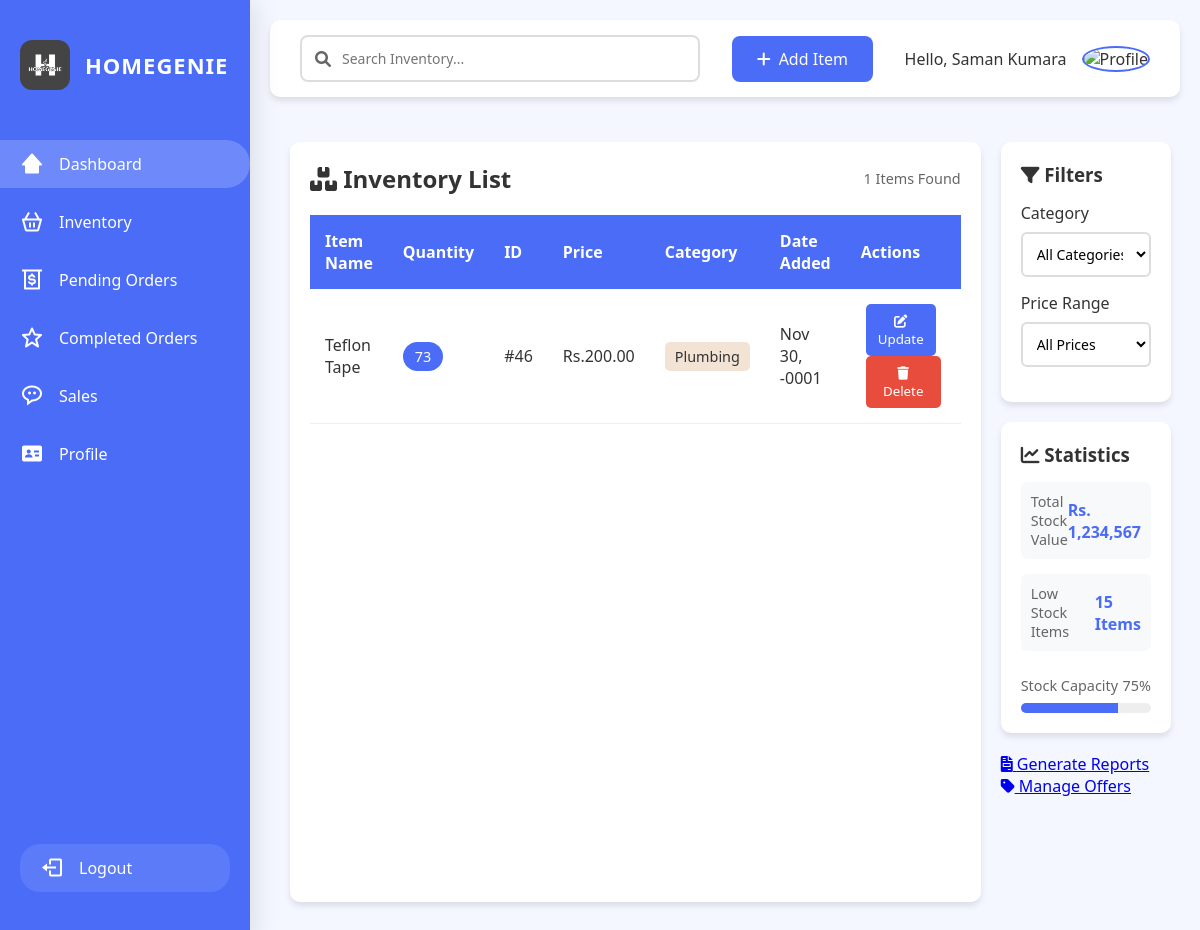
/InventoryController/index (signed in), run on the app's committed database.
### tables this page shows
CREATE TABLE `inventory` (
  `item_id` int(11) NOT NULL,
  `item_name` varchar(100) NOT NULL,
  `description` text DEFAULT NULL,
  `quantity` int(11) NOT NULL,
  `selling_price` decimal(10,2) NOT NULL,
  `category` varchar(50) NOT NULL,
  `added_date` date NOT NULL,
  `image_path` longblob DEFAULT NULL,
  `user_id` int(11) DEFAULT NULL
);

### app/controllers/InventoryController.php (called while the page is built, shortened)
<?php
class InventoryController extends Controller {
    private $inventoryModel;
    public function __construct() {
        $this->inventoryModel = $this->model('InventoryModel');
    }
    public function index() {
        $user_id = $_SESSION['user_id'];
        $results = $this->inventoryModel->getAllItems($user_id);
        $this->view('supplier/admin/inventory/inventory', $results);
    }
}
?>

### app/libraries/Core.php (called while the page is built, shortened)
<?php
class Core {
    protected $currentMethod = 'index';
    public function __construct() {
        $url = $this->getURL();
        if (isset($url[0]) && file_exists('../app/controllers/' . ucwords($url[0]) . '.php')) {
            unset($url[0]);
        }
        $this->currentController = new $this->currentController;
        if (isset($url[1]) && method_exists($this->currentController, $url[1])) {
            $this->currentMethod = $url[1];
            unset($url[1]);
        }
        $this->params = $url ? array_values($url) : [];
        call_user_func_array([$this->currentController, $this->currentMethod], $this->params);
    }
    public function getURL() {
        if (isset($_GET['url'])) {
            $url = rtrim($_GET['url'], '/');
            $url = filter_var($url, FILTER_SANITIZE_URL);
            return explode('/', $url);
        }
        return [];
    }
}

### public/index.php (called while the page is built, shortened)
<?php
   $init = new Core();
?>

### app/libraries/Database.php (called while the page is built, shortened)
<?php
class Database{
    private $host = DB_HOST;
    private $user = DB_USER;
    private $password = DB_PASSWORD;
    private $dbname = DB_NAME;
    private $dbh;
    private $statement;
    public function __construct(){
        $dsn = 'mysql:host='.$this->host.';dbname='.$this->dbname;
        $options = array(
            PDO::ATTR_PERSISTENT => true,
            PDO::ATTR_ERRMODE => PDO::ERRMODE_EXCEPTION
        );
        try {
            $this->dbh = new PDO($dsn, $this->user, $this->password, $options);
        } catch (PDOException $e) {
            $this->error = $e->getMessage();
            echo $this->error;
        }
    }
    public function query($sql){
        $this->statement = $this->dbh->prepare($sql);
    }
    public function bind($param, $value, $type = null){
        if (is_null($type)) {
            switch (true) {
                case is_int($value):
                    $type = PDO::PARAM_INT;
                    break;
            }
        }
        $this->statement->bindValue($param, $value, $type);
    }
    public function execute(){
        return $this->statement->execute();
    }
    public function resultSet(){
        $this->execute();
        return $this->statement->fetchAll(PDO::FETCH_OBJ);
    }
}

### app/models/InventoryModel.php (called while the page is built, shortened)
<?php
class InventoryModel {
    private $db;
    public function __construct() {
        $this->db = new Database();
    }
    public function getAllItems($userId) {
        $this->db->query("SELECT * FROM inventory WHERE user_id = :user_id");
        $this->db->bind(':user_id', $userId);
        $results = $this->db->resultSet();
        return $results;
    }
}
?>

### app/views/supplier/admin/inventory/inventory.php (the view, shortened to what this page needs)
<?php
$user_name = isset($_SESSION['username']) ? $_SESSION['username'] : 'Guest';
$profile_pic = isset($_SESSION['profile_pic']) ? $_SESSION['profile_pic'] : 'default.png';
?>
<!DOCTYPE html>
<html lang="en">
<head>
    <link rel="stylesheet" href="<?php echo URLROOT; ?>/public/css/inventory.css">
    <link rel="stylesheet" href="https://cdnjs.cloudflare.com/ajax/libs/font-awesome/6.0.0/css/all.min.css">
</head>
<body>
    <?php require APPROOT . '/views/supplier/admin/sidebar.php'; ?>
    <div class="container">
        <div class="header9">
            <div class="search-container">
                <input type="text" placeholder="Search Inventory..." class="search-box" onkeyup="searchInventory()">
                <i class="fas fa-search search-icon"></i>
            </div>
            <a href="<?php echo URLROOT; ?>/InventoryController/add" class="add-item-btn">
                <i class="fas fa-plus"></i> Add Item
            </a>
            <div class="user-info">
                <div class="user-greeting">Hello, <?php echo htmlspecialchars($user_name); ?></div>
                <div class="user-avatar">
                    <img src="<?php echo URLROOT; ?>/public/images/<?php echo $profile_pic; ?>" alt="Profile">
                </div>
            </div>
        </div>
        <main>
            <section class="inventory-list">
                <div class="list-header">
                    <h2><i class="fas fa-boxes"></i> Inventory List</h2>
                    <div class="total-items"><?php echo count($data); ?> Items Found</div>
                </div>
                <table>
                    <thead>
                        <tr>
                            <th>Item Name</th>
                            <th>Quantity</th>
                            <th>ID</th>
                            <th>Price</th>
                            <th>Category</th>
                            <th>Date Added</th>
                            <th>Actions</th>
                        </tr>
                    </thead>
                    <tbody>
                        <?php if (!empty($data)): ?>
                            <?php foreach ($data as $item): ?>
                                <tr>
                                    <td><?php echo $item->item_name; ?></td>
                                    <td><span class="quantity-badge"><?php echo $item->quantity; ?></span></td>
                                    <td>#<?php echo $item->item_id; ?></td>
                                    <td>Rs.<?php echo number_format($item->selling_price, 2); ?></td>
                                    <td><span class="category-tag"><?php echo $item->category; ?></span></td>
                                    <td><?php echo date('M d, Y', strtotime($item->added_date)); ?></td>
                                    <td>
                                    <button
    class="action-btn update-btn"
    data-id="<?php echo $item->item_id; ?>"
    data-price="<?php echo $item->selling_price; ?>"
    data-quantity="<?php echo $item->quantity; ?>"
    style="margin-right: 10px;"
>
    <i class="fas fa-edit"></i> Update
</button>
                                        <button class="action-btn remove-btn" data-id="<?php echo $item->item_id; ?>">
                                            <i class="fas fa-trash"></i> Delete
                                        </button>
                                    </td>
                                </tr>
                            <?php endforeach; ?>
                        <?php endif; ?>
                    </tbody>
                </table>
            </section>
            <div class="sidebarR">
                <div class="filters-card">
                    <h3><i class="fas fa-filter"></i> Filters</h3>
                    <div class="filter-group">
                        <label class="filter-label">Category</label>
                        <select id="category" class="modern-select">
    <option value="all">All Categories</option>
</select>
                    </div>
                    <div class="filter-group">
                        <label class="filter-label">Price Range</label>
                        <select id="price" class="modern-select">
    <option value="all">All Prices</option>
</select>
                    </div>
                </div>
                <div class="stats-card">
                    <h3><i class="fas fa-chart-line"></i> Statistics</h3>
                    <div class="stat-item">
                        <div class="stat-label">Total Stock Value</div>
                        <div class="stat-value">Rs. 1,234,567</div>
                    </div>
                    <div class="stat-item">
                        <div class="stat-label">Low Stock Items</div>
                        <div class="stat-value">15 Items</div>
                    </div>
                    <div class="progress-container">
                        <div class="progress-labels">
                            <span>Stock Capacity</span>
                            <span>75%</span>
                        </div>
                        <div class="progress-bar">
                            <div class="progress-fill" style="width: 75%"></div>
                        </div>
                    </div>
                </div>
                <div class="quick-actions">
                    <a href="<?php echo URLROOT; ?>/SupplierController/reports" class="action-card">
                        <i class="fas fa-file-invoice"></i>
                        <span>Generate Reports</span>
                    </a>
                    <a href="<?php echo URLROOT; ?>/SupplierController/manageOffers" class="action-card">
                        <i class="fas fa-tag"></i>
                        <span>Manage Offers</span>
                    </a>
                </div>
            </div>
        </main>
    </div>
</body>
</html>

### public/css/inventory.css (style rules this page uses)
:root { --primary-color: #026773; --secondary-color: #3CA6A6; --accent-color: #F2E3D5; --text-color: #333; --success-color: #4CAF50; --danger-color: #e74c3c; --background: #f8f9fa; --card-bg: #ffffff; --shadow: 0 4px 6px rgba(0, 0, 0, 0.1); }
* { margin: 0; padding: 0; box-sizing: border-box; font-family: 'Segoe UI', Tahoma, Geneva, Verdana, sans-serif; }
body { background-color: var(--background); color: var(--text-color); }
.container { margin-left: 250px; padding: 20px; min-height: 100vh; }
.header9 { display: flex; align-items: center; justify-content: space-between; background: var(--card-bg); padding: 15px 30px; border-radius: 10px; box-shadow: var(--shadow); margin-bottom: 25px; }
.search-container { position: relative; flex: 1; max-width: 400px; }
.search-box { width: 100%; padding: 12px 20px 12px 40px; border: 2px solid #ddd; border-radius: 8px; font-size: 14px; transition: all 0.3s ease; }
.search-icon { position: absolute; left: 15px; top: 50%; transform: translateY(-50%); color: #666; }
.add-item-btn { background: var(--primary-color); color: white; padding: 12px 25px; border-radius: 8px; margin: 0 20px; display: flex; align-items: center; gap: 8px; transition: transform 0.2s ease; text-decoration: none; }
.user-info { display: flex; align-items: center; gap: 15px; }
.user-avatar img { width: 40px; height: 40px; border-radius: 50%; object-fit: cover; border: 2px solid var(--primary-color); }
.inventory-list { background: var(--card-bg); border-radius: 10px; padding: 20px; box-shadow: var(--shadow); flex: 2; }
.list-header { display: flex; justify-content: space-between; align-items: center; margin-bottom: 20px; }
.total-items { color: #666; font-size: 0.9em; }
table { width: 100%; border-collapse: collapse; margin-top: 20px; }
th { background: var(--primary-color); color: white; padding: 15px; text-align: left; font-weight: 600; }
td { padding: 15px; border-bottom: 1px solid #eee; }
.quantity-badge { background: var(--secondary-color); color: white; padding: 5px 12px; border-radius: 15px; font-size: 0.9em; }
.category-tag { background: var(--accent-color); color: var(--text-color); padding: 5px 10px; border-radius: 5px; font-size: 0.9em; }
.action-btn { position: relative; z-index: 1; border: none; padding: 8px 12px; border-radius: 5px; cursor: pointer; transition: all 0.2s ease; margin: 0 5px; text-decoration: none; }
.update-btn { background: var(--secondary-color); color: white; }
.remove-btn { background: var(--danger-color); color: white; }
main { display: flex; gap: 20px; padding: 20px; min-height: 100vh; }
.filters-card, .stats-card { background: var(--card-bg); padding: 20px; border-radius: 10px; margin-bottom: 20px; box-shadow: var(--shadow); }
.filter-group { margin: 15px 0; }
.filter-label { display: block; margin-bottom: 8px; font-weight: 500; color: var(--text-color); }
.modern-select { width: 100%; padding: 10px; border: 2px solid #ddd; border-radius: 6px; background: white; font-size: 14px; transition: all 0.3s ease; }
.stats-card { background: var(--card-bg); }
.stat-item { display: flex; justify-content: space-between; align-items: center; margin: 15px 0; padding: 10px; background: #f8f9fa; border-radius: 6px; }
.stat-label { color: #666; font-size: 0.9em; }
.stat-value { font-weight: 600; color: var(--primary-color); }
.progress-container { margin-top: 25px; }
.progress-labels { display: flex; justify-content: space-between; margin-bottom: 8px; font-size: 0.9em; color: #666; }
.progress-bar { height: 10px; background: #eee; border-radius: 5px; overflow: hidden; }
.progress-fill { height: 100%; background: linear-gradient(90deg, var(--primary-color), var(--secondary-color)); transition: width 0.5s ease; }
.quick-actions { display: grid; }

### public/css/supplierSidebar.css (style rules this page uses)
:root { --primary-color: #4a6cf7; --secondary-color: #4a6cf7; --background-color: #f4f7ff; --sidebar-background: #ffffff; --text-color: #333; --hover-color: rgba(74, 108, 247, 0.1); }
* { margin: 0; padding: 0; box-sizing: border-box; transition: all 0.3s ease; }
body { font-family: 'Inter', sans-serif; background-color: var(--background-color); }

### data on the page
inventory: item_name "Teflon Tape", quantity "73", item_id "46", selling_price "200.00", category "Plumbing", added_date "Nov 30, -0001"

### other printed values
$user_name "Saman Kumara"
count($data) "1"
